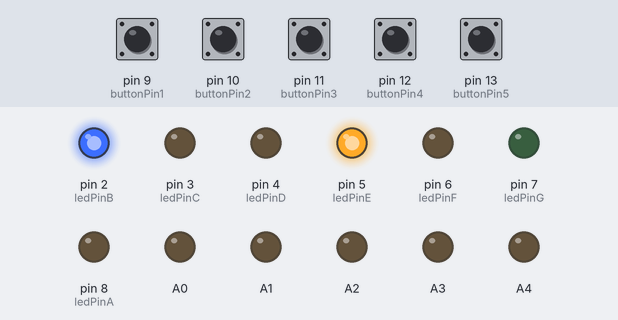
The sketch below on a simulated Arduino Uno, built with avr-gcc and run on an emulated ATmega328P. Shown: output pins drawn as LEDs (lit = HIGH). The test bench sets the inputs (shaded band); at power-on: pin 9 (buttonPin1), pin 10 (buttonPin2), pin 11 (buttonPin3), pin 12 (buttonPin4), pin 13 (buttonPin5) LOW. What the sketch prints to the serial monitor is not drawn.

Above: at 2.8 s.
2.9 s: pin 9 (buttonPin1) pulled HIGH for 1.2 s
At 3.7 s:
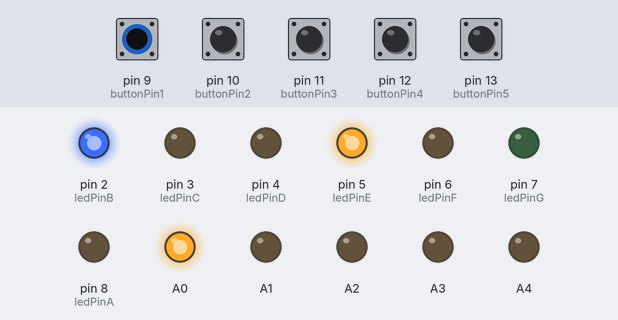
7.5 s: pin 10 (buttonPin2) pulled HIGH for 1.2 s
At 8.8 s:
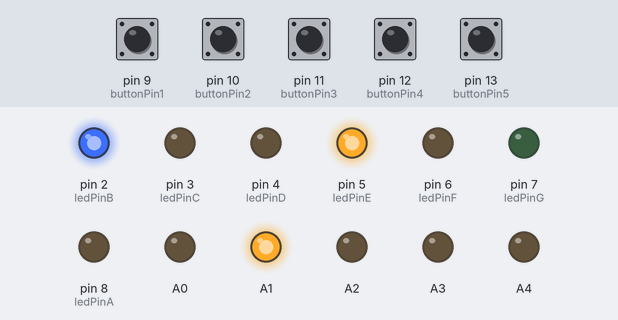
10.5 s: pin 11 (buttonPin3) pulled HIGH for 1.2 s
At 11.8 s:
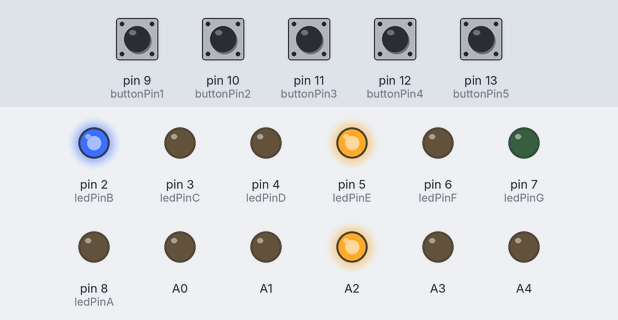
13.5 s: pin 12 (buttonPin4) pulled HIGH for 1.2 s
At 14.7 s:
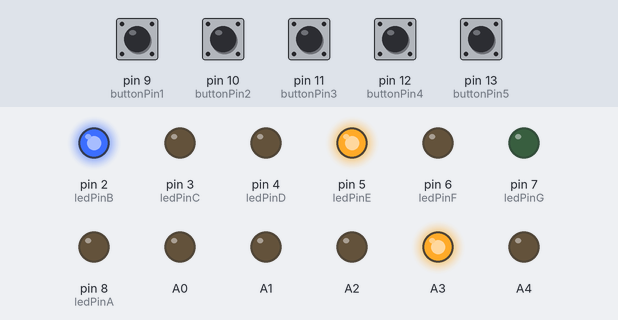
16.5 s: pin 13 (buttonPin5) pulled HIGH for 1.2 s
At 17.8 s:
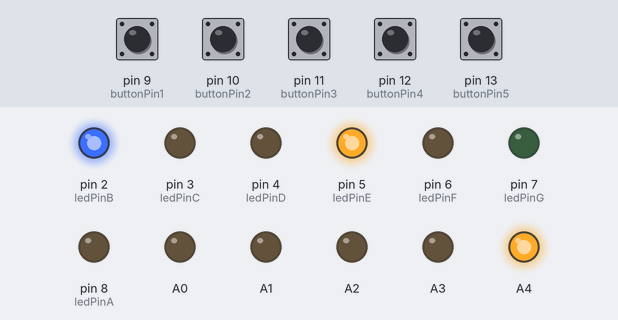
19.5 s: pin 9 (buttonPin1) driven HIGH and pin 10 (buttonPin2) driven HIGH
At 21.4 s:
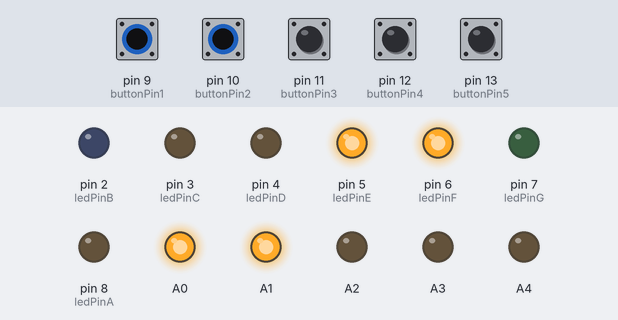
Timing chart, 0 to 22.9 s (numbered marks = the images above; inputs shaded):
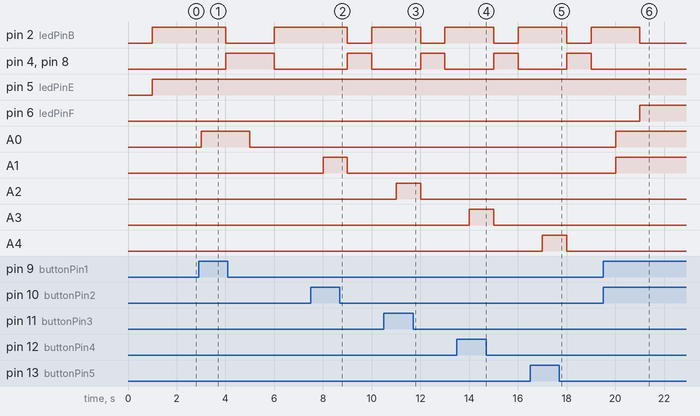

Measured:
- after the input at 2.9 s, pin 2 (ledPinB): HIGH → LOW after 1.1 s, → HIGH 2.0 s later; pin 4 (ledPinD), pin 8 (ledPinA): LOW → HIGH after 1.1 s, → LOW 2.0 s later; A0: LOW → HIGH after 0.10 s, → LOW 2.0 s later
- after the input at 7.5 s, pin 2 (ledPinB): HIGH → LOW after 1.5 s, → HIGH 1.0 s later; pin 4 (ledPinD), pin 8 (ledPinA): LOW → HIGH after 1.5 s, → LOW 1.0 s later; A1: LOW → HIGH after 0.50 s, → LOW 1.0 s later
- after the input at 10.5 s, pin 2 (ledPinB): HIGH → LOW after 1.5 s, → HIGH 1.0 s later; pin 4 (ledPinD), pin 8 (ledPinA): LOW → HIGH after 1.5 s, → LOW 1.0 s later; A2: LOW → HIGH after 0.51 s, → LOW 1.0 s later
- after the input at 13.5 s, pin 2 (ledPinB): HIGH → LOW after 1.5 s, → HIGH 1.0 s later; pin 4 (ledPinD), pin 8 (ledPinA): LOW → HIGH after 1.5 s, → LOW 1.0 s later; A3: LOW → HIGH after 0.51 s, → LOW 1.0 s later
- after the input at 16.5 s, pin 2 (ledPinB): HIGH → LOW after 1.5 s, → HIGH 1.0 s later; pin 4 (ledPinD), pin 8 (ledPinA): LOW → HIGH after 1.5 s, → LOW 1.0 s later; A4: LOW → HIGH after 0.51 s, → LOW 1.0 s later
- after the input at 19.5 s, pin 2 (ledPinB): HIGH → LOW after 1.5 s; pin 6 (ledPinF): LOW → HIGH after 1.5 s; A0, A1: LOW → HIGH after 0.51 s

The sketch:

Parking_Arduino_.ino
```cpp
int a=0,b=0,c=0,d=0,e=0,f=0;
const int buttonPin1 = 9;
const int buttonPin2 = 10;
const int buttonPin3 = 11;
const int buttonPin4 = 12;
const int buttonPin5 = 13; // the number of the pushbutton pin
const int ledPinA =  8;
const int ledPinB =  2;
const int ledPinC =  3;
const int ledPinD =  4;
const int ledPinE =  5;
const int ledPinF =  6;
const int ledPinG =  7;
// variables will change:
int buttonState1 = 0;
int buttonState2 = 0;
int buttonState3 = 0;
int buttonState4 = 0;
int buttonState5 = 0;// variable for reading the pushbutton status

void setup() {
  Serial.begin(9600);
  pinMode(ledPinA, OUTPUT);
  pinMode(ledPinB, OUTPUT);
  pinMode(ledPinC, OUTPUT);
  pinMode(ledPinD, OUTPUT);
  pinMode(ledPinE, OUTPUT);
  pinMode(ledPinF, OUTPUT);
  pinMode(ledPinG, OUTPUT);
  // initialize the led pin as an output:
  pinMode(A0,OUTPUT);
  pinMode(A1,OUTPUT);
  pinMode(A2,OUTPUT);
  pinMode(A3,OUTPUT);
  pinMode(A4,OUTPUT);
  pinMode(buttonPin1, INPUT);
  pinMode(buttonPin2, INPUT);
  pinMode(buttonPin3, INPUT);
  pinMode(buttonPin4, INPUT);
  pinMode(buttonPin5, INPUT);
}

void loop() {
  // read the state of the nodemcu value:
  buttonState1 = digitalRead(buttonPin1);
  buttonState2 = digitalRead(buttonPin2);
  buttonState3 = digitalRead(buttonPin3);
  buttonState4 = digitalRead(buttonPin4);
  buttonState5 = digitalRead(buttonPin5);

  // check if the nodemcu pin is HIGH.
  // if it is, the buttonState is HIGH:
  if (buttonState1 == HIGH) {
        a=1;
        analogWrite(A0, 250);
  } else {
    a=0;
    analogWrite(A0,0);
  }
   if (buttonState2 == HIGH) {
        b=1;
        analogWrite(A1, 250);
  } else {
        b=0;
       analogWrite(A1,0);

  }
   if (buttonState3 == HIGH) {
        c=1;
        analogWrite(A2, 250);
  } else {
    c=0;
    analogWrite(A2,0);
  }
   if (buttonState4 == HIGH) {
        d=1;
        analogWrite(A3, 250);
  } else {
    d=0;
    analogWrite(A3,0);
  }
   if (buttonState5 == HIGH) {
        e=1;
        analogWrite(A4, 250);
  } else {
    e=0;
    analogWrite(A4,0);
  }

  delay(1000);
f=5-(a+b+c+d+e);
  Serial.print(a);
  Serial.print(b);
  Serial.print(c);
  Serial.print(d);
  Serial.print(e);
  Serial.print(f);
  Serial.print("//////");
   switch (f){
    case 0:
         digitalWrite(ledPinA, LOW);
         digitalWrite(ledPinB, LOW);
         digitalWrite(ledPinC, LOW);
         digitalWrite(ledPinD, LOW);
         digitalWrite(ledPinE, LOW);
         digitalWrite(ledPinF, LOW);
         digitalWrite(ledPinG, HIGH);
         break;
    case 1:
        digitalWrite(ledPinB, LOW);
        digitalWrite(ledPinC, LOW);
        digitalWrite(ledPinA, HIGH);
        digitalWrite(ledPinD, HIGH);
        digitalWrite(ledPinE, HIGH);
        digitalWrite(ledPinF, HIGH);
        digitalWrite(ledPinG, HIGH);
        break;
    case 2:
         digitalWrite(ledPinA, LOW);
         digitalWrite(ledPinB, LOW);
         digitalWrite(ledPinD, LOW);
         digitalWrite(ledPinE, LOW);
         digitalWrite(ledPinG, LOW);
         digitalWrite(ledPinC, HIGH);
         digitalWrite(ledPinF, HIGH);
         break;
    case 3:
         digitalWrite(ledPinA, LOW);
         digitalWrite(ledPinB, LOW);
         digitalWrite(ledPinC, LOW);
         digitalWrite(ledPinD, LOW);
         digitalWrite(ledPinG, LOW);
         digitalWrite(ledPinE, HIGH);
         digitalWrite(ledPinF, HIGH);
         break;
    case 4:
         digitalWrite(ledPinB, LOW);
         digitalWrite(ledPinC, LOW);
         digitalWrite(ledPinF, LOW);
         digitalWrite(ledPinG, LOW);
         digitalWrite(ledPinA, HIGH);
         digitalWrite(ledPinD, HIGH);
         digitalWrite(ledPinE, HIGH);
         break;
    case 5:
         digitalWrite(ledPinA, LOW);
         digitalWrite(ledPinC, LOW);
         digitalWrite(ledPinD, LOW);
         digitalWrite(ledPinF, LOW);
         digitalWrite(ledPinG, LOW);
         digitalWrite(ledPinB, HIGH);
         digitalWrite(ledPinE, HIGH);
         break;
  }

  }
```
